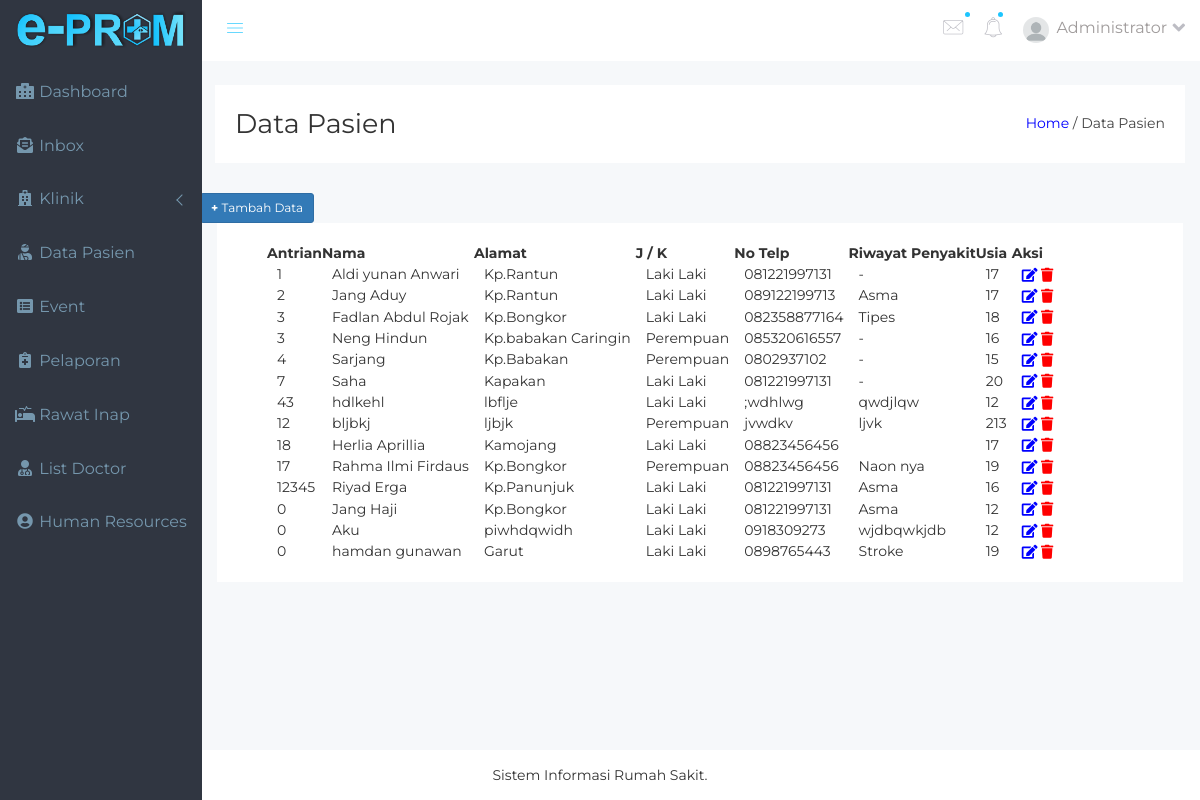
The app's page /admin/list-pasien.php (signed in) with its own data.
### tables this page shows
CREATE TABLE `t_pasien` (
  `id_pasien` int(11) NOT NULL,
  `no_antrian` int(11) NOT NULL,
  `nik` int(11) NOT NULL,
  `nama` varchar(50) DEFAULT NULL,
  `alamat` text NOT NULL,
  `ttl` date NOT NULL,
  `jk` enum('Laki Laki','Perempuan') DEFAULT NULL,
  `notelp` varchar(15) DEFAULT NULL,
  `tmp_lahir` text,
  `r_penyakit` text,
  `usia` int(3) DEFAULT NULL,
  `tgl_masuk` date NOT NULL
);

### admin/list-pasien.php (the view, shortened to what this page needs)
<?php include 'template/header.php'; ?>
        <div class="breadcome-area " >
            <div class="container-fluid">
                <div class="row">
                    <div class="col-lg-12 col-md-12 col-sm-12 col-xs-12">
                        <div class="breadcome-list" style="background-color:#fff; margin-top:37px;">
                            <div class="row">
                                <div class="col-lg-6 col-md-6 col-sm-6 col-xs-12">
                                    <div class="breadcome-heading">
                                        <span style="font-family: 'Montserrat', sans-serif; font-size:27px;"> Data Pasien</span></i>
                                    </div>
                                </div>
                                <div class="col-lg-6 col-md-6 col-sm-6 col-xs-12">
                                    <ul class="breadcome-menu">
                                        <li><a style='color:blue;' href="index.php">Home</a> <span class="bread-slash">/</span>
                                        </li>
                                        <li><span class="bread-blod">Data Pasien </span>
                                        </li>
                                    </ul>
                                </div>
                            </div>
                        </div>
                    </div>
                </div>
            </div>
        </div>
        <div id="toolbar">
             <a href="user/tambah.php" class="btn btn-primary btn-sm"> <b> + </b> Tambah Data </a>
        </div>
        <div class="data-table-area mg-b-15" style="background-color:#fff; margin-top:37px; margin:0px 17px 100px 17px;">
            <div class="container-fluid">
                <div class="row">
                    <div class="col-lg-12 col-md-12 col-sm-12 col-xs-12">
                        <div class="sparkline13-list">
                            <div class="sparkline13-graph">
                                <div class="datatable-dashv1-list custom-datatable-overright">
                                    <table id="table" data-toggle="table" data-pagination="true" data-search="true" data-show-columns="true" data-show-pagination-switch="true" data-key-events="true" data-show-toggle="true" data-resizable="true" data-cookie="true"
                                        data-cookie-id-table="saveId" data-show-export="true" data-click-to-select="true" data-toolbar="#toolbar">
                                        <thead>
                                            <tr align='center'>
                                                <th data-field="state" data-checkbox="true"></th>
                                                <th>Antrian</th>
                                                <th>Nama</th>
                                                <th>Alamat</th>
                                                <th>J / K</th>
                                                <th>No Telp</th>
                                                <th>Riwayat Penyakit</th>
                                                <th>Usia</th>
                                                <th>Aksi </th>
                                            </tr>
                                        </thead>
                                        <tbody>
                                        <?php
                                        $data = mysqli_query($Koneksi,"SELECT * FROM t_pasien");
                                        while($d = mysqli_fetch_array($data)){
                                        ?>
                                            <tr>
                                                <td></td>
                                                <td><?= $d['no_antrian'] ?></td>
                                                <td><?= $d['nama'] ?></td>
                                                <td><?= $d['alamat'] ?></td>
                                                <td><?= $d['jk'] ?></td>
                                                <td><?= $d['notelp'] ?></td>
                                                <td><?= $d['r_penyakit'] ?></td>
                                                <td><?= $d['usia'] ?></td>
                                                <td>
                                                <div class="btn-group">
                                                    <a class="custom-aksi2" href="user/edit.php?id=<?= $d['id_pasien'] ?>"><i class="fa fa-edit"></i></a>
                                                    <a class="custom-aksi3 " href="user/aksi_hapus.php?id=<?= $d['id_pasien'] ?>"><i class="fa fa-trash"></i></a>
                                                </div>
                                            </td>
                                            </tr>
                                        <?php } ?>
                                        </tbody>
                                    </table>
                                </div>
                            </div>
                        </div>
                    </div>
                </div>
            </div>
        </div>
    </div>
<?php include 'template/footer.php' ?>

### admin/template/header.php (shortened to what this page needs)
<?php
include '../koneksi.php';
?>
<!doctype html>
<html class="no-js" lang="en">
<head>
    <link rel="stylesheet" href="css/bootstrap.min.css">
    <link rel="stylesheet" href="https://cdnjs.cloudflare.com/ajax/libs/font-awesome/5.15.1/css/all.min.css" />
    <link rel="stylesheet" href="css/owl.carousel.css">
    <link rel="stylesheet" href="css/owl.theme.css">
    <link rel="stylesheet" href="css/owl.transitions.css">
    <link rel="stylesheet" href="css/animate.css">
    <link rel="stylesheet" href="css/normalize.css">
    <link rel="stylesheet" href="css/meanmenu.min.css">
    <link rel="stylesheet" href="css/main.css">
    <link rel="stylesheet" href="css/educate-custon-icon.css">
    <link rel="stylesheet" href="css/morrisjs/morris.css">
    <link rel="stylesheet" href="css/scrollbar/jquery.mCustomScrollbar.min.css">
    <link rel="stylesheet" href="css/metisMenu/metisMenu.min.css">
    <link rel="stylesheet" href="css/metisMenu/metisMenu-vertical.css">
    <link rel="stylesheet" href="css/calendar/fullcalendar.min.css">
    <link rel="stylesheet" href="css/calendar/fullcalendar.print.min.css">
    <link rel="stylesheet" href="css/editor/select2.css">
    <link rel="stylesheet" href="css/editor/datetimepicker.css">
    <link rel="stylesheet" href="css/editor/bootstrap-editable.css">
    <link rel="stylesheet" href="css/editor/x-editor-style.css">
    <link rel="stylesheet" href="css/data-table/bootstrap-table.css">
    <link rel="stylesheet" href="css/data-table/bootstrap-editable.css">
    <link rel="stylesheet" href="style1.css">
    <link rel="stylesheet" href="css/responsive.css">
</head>
<body style="font-family: 'Montserrat', sans-serif!important;">
    <div class="left-sidebar-pro">
        <nav id="sidebar" class="">
            <div class="sidebar-header">
                <a href="index.php"><img class="main-logo" src="img/logo/logo1.png" style="margin-top: 10px;" width="170" height="250" alt="" /></a>
            </div>
            <div class="left-custom-menu-adp-wrap comment-scrollbar">
                <nav class="sidebar-nav left-sidebar-menu-pro">
                    <ul class="metismenu" id="menu1">
                        <li class="active" style="margin-top: 20px;">
                            <a href="index.php"><i class="fas fa-hospital-alt fa-fw"></i><span class="mini-click-non"> Dashboard</span>
                            </a>
                        </li>
                        <li>
                            <a href="inbox.php" aria-expanded="false"></span><i class="fas fa-envelope-open-text fa-fw"></i><span class="mini-click-non"> Inbox</span></a>
                        </li>
                        <li>
                            <a class="has-arrow" href="klinik.php" aria-expanded="false"><i class="fas fa-hospital fa-fw"></i><span class="mini-click-non"> Klinik</span></a>
                        </li>
                        <li>
                            <a href="list-pasien.php" aria-expanded="false"><i class="fa fa-user-injured fa-fw"></i><span class="mini-click-non"> Data Pasien</span></a>
                        </li>
                        <li>
                            <a title="Landing Page" href="event-drop.php" aria-expanded="false"><i class="fa fa-list-alt fa-fw"></i><span class="mini-click-non"> Event</span></a>
                        </li>
                        <li>
                            <a href="pelaporan.php" aria-expanded="false"><i class="fa fa-notes-medical fa-fw"></i><span class="mini-click-non"> Pelaporan</span></a>
                        </li>
                        <li>
                            <a href="rawat.php" aria-expanded="false"></span><i class="fa fa-procedures fa-fw"></i><span class="mini-click-non"> Rawat Inap</span></a>
                        </li>
                        <li>
                            <a href="list-doctor.php" aria-expanded="false"><i class="fa fa-user-md fa-fw"></i><span class="mini-click-non"> List Doctor</span></a>
                        </li>
                        <li>
                            <a href="human-resource.php" aria-expanded="false"><i class="fa fa-user-circle fa-fw"></i><span class="mini-click-non"> Human Resources</span></a>
                        </li>
                    </ul>
                </nav>
            </div>
        </nav>
    </div>
    <div class="all-content-wrapper">
        <div class="container-fluid">
            <div class="row">
                <div class="col-lg-12 col-md-12 col-sm-12 col-xs-12">
                    <div class="sidebar-header">
                        <a href="index.php"><img class="main-logo" src="img/logo/logo1.png" style="margin-top: 10px;" width="170" height="250" alt="" /></a>
                        <strong><a href="index.php"><img src="img/logo/logo.png" alt="" width="40" height="40" /></a></strong>
                    </div>
                </div>
            </div>
        </div>
        <div class="header-advance-area">
            <div class="header-top-area">
                <div class="container-fluid">
                    <div class="row">
                        <div class="col-lg-12 col-md-12 col-sm-12 col-xs-12">
                            <div class="header-top-wraper">
                                <div class="row">
                                    <div class="col-lg-1 col-md-0 col-sm-1 col-xs-12">
                                        <div class="menu-switcher-pro">
                                            <button type="button" id="sidebarCollapse" class="btn bar-button-pro header-drl-controller-btn btn-info navbar-btn">
                                                <i class="educate-icon educate-nav"></i>
                                            </button>
                                        </div>
                                    </div>
                                    <div class="col-lg-5 col-md-5 col-sm-12 col-xs-12">
                                        <div class="header-right-info">
                                            <ul class="nav navbar-nav mai-top-nav header-right-menu">
                                                <li class="nav-item dropdown">
                                                    <a href="#" data-toggle="dropdown" role="button" aria-expanded="false" class="nav-link dropdown-toggle"><i class="educate-icon educate-message edu-chat-pro color-custom" aria-hidden="true"></i><span class="indicator-ms" style="background-color:#1dc5fe!important;"></span></a>
                                                </li>
                                                <li class="nav-item"><a href="#" data-toggle="dropdown" role="button" aria-expanded="false" class="nav-link dropdown-toggle"><i class="educate-icon educate-bell color-custom" aria-hidden="true"></i><span class="indicator-nt" style="background-color:#1dc5fe!important;"></span></a>
                                                </li>
                                                <li class="nav-item">
                                                    <a href="#" data-toggle="dropdown" role="button" aria-expanded="false" class="nav-link dropdown-toggle">
                                                        <img src="img/logo/avatar1.png" alt="" />
                                                        <span class="admin-name">
                                                        <?php
                                                        $kas = $_SESSION['username'];
                                                        $admin = mysqli_query($Koneksi,"SELECT * FROM t_admin WHERE username='$kas'");
                                                        while($d5 = mysqli_fetch_array($admin)){
                                                            echo $d5['nama'];
                                                        }
                                                        ?>
                                                        </span>
                                                        <i class="fa fa-angle-down edu-icon edu-down-arrow color-custom"></i>
                                                    </a>
                                                </li>
                                            </ul>
                                        </div>
                                    </div>
                                </div>
                            </div>
                        </div>
                    </div>
                </div>
            </div>

### admin/css/main.css (style rules this page uses)
html { color: #222; font-size: 1em; line-height: 1.4; }
audio, canvas, iframe, img, svg, video { vertical-align: middle; }

### admin/css/metisMenu/metisMenu-vertical.css (style rules this page uses)
.sidebar-nav { background: #fff; }
.sidebar-nav ul { padding: 0; margin: 0; list-style: none; background: #f5f5f5; }
.sidebar-nav .metismenu { background: #fff; display: -webkit-box; display: -ms-flexbox; display: flex; -webkit-box-orient: vertical; -webkit-box-direction: normal; -ms-flex-direction: column; flex-direction: column; }
.sidebar-nav .metismenu li + li { margin-top: 5px; }
.sidebar-nav .metismenu li:last-child { margin-bottom: 5px; }
.sidebar-nav .metismenu > li { display: -webkit-box; display: -ms-flexbox; display: flex; -webkit-box-orient: vertical; -webkit-box-direction: normal; -ms-flex-direction: column; flex-direction: column; position: relative; }
.sidebar-nav .metismenu a { position: relative; display: block; padding: 13px 15px; color: #444; outline-width: 0; transition: all .3s ease-out; font-size:16px; font-weight:400; }

### admin/template/header.php (style rules this page uses)
.custom-aksi2 { color:blue!important; }
.custom-aksi3 { color:red!important; }

### records on screen
t_pasien: no_antrian "1", nama "Aldi yunan Anwari", alamat "Kp.Rantun", jk "Laki Laki", notelp "081221997131", r_penyakit "-", usia "17"
t_pasien: no_antrian "2", nama "Jang Aduy", alamat "Kp.Rantun", jk "Laki Laki", notelp "089122199713", r_penyakit "Asma", usia "17"
t_pasien: no_antrian "3", nama "Fadlan Abdul Rojak", alamat "Kp.Bongkor", jk "Laki Laki", notelp "082358877164", r_penyakit "Tipes", usia "18"
t_pasien: no_antrian "3", nama "Neng Hindun", alamat "Kp.babakan Caringin", jk "Perempuan", notelp "085320616557", r_penyakit "-", usia "16"
t_pasien: no_antrian "4", nama "Sarjang", alamat "Kp.Babakan", jk "Perempuan", notelp "0802937102", r_penyakit "-", usia "15"
t_pasien: no_antrian "7", nama "Saha", alamat "Kapakan", jk "Laki Laki", notelp "081221997131", r_penyakit "-", usia "20"
t_pasien: no_antrian "43", nama "hdlkehl", alamat "lbflje", jk "Laki Laki", notelp ";wdhlwg", r_penyakit "qwdjlqw", usia "12"
t_pasien: no_antrian "12", nama "bljbkj", alamat "ljbjk", jk "Perempuan", notelp "jvwdkv", r_penyakit "ljvk", usia "213"
t_pasien: no_antrian "18", nama "Herlia Aprillia", alamat "Kamojang", jk "Laki Laki", notelp "08823456456", usia "17"
t_pasien: no_antrian "17", nama "Rahma Ilmi Firdaus", alamat "Kp.Bongkor", jk "Perempuan", notelp "08823456456", r_penyakit "Naon nya", usia "19"
t_pasien: no_antrian "12345", nama "Riyad Erga", alamat "Kp.Panunjuk", jk "Laki Laki", notelp "081221997131", r_penyakit "Asma", usia "16"
t_pasien: no_antrian "0", nama "Jang Haji", alamat "Kp.Bongkor", jk "Laki Laki", notelp "081221997131", r_penyakit "Asma", usia "12"
t_pasien: no_antrian "0", nama "Aku", alamat "piwhdqwidh", jk "Laki Laki", notelp "0918309273", r_penyakit "wjdbqwkjdb", usia "12"
t_pasien: no_antrian "0", nama "hamdan gunawan", alamat "Garut", jk "Laki Laki", notelp "0898765443", r_penyakit "Stroke", usia "19"

### other values on screen
$d5['nama'] "Administrator"
